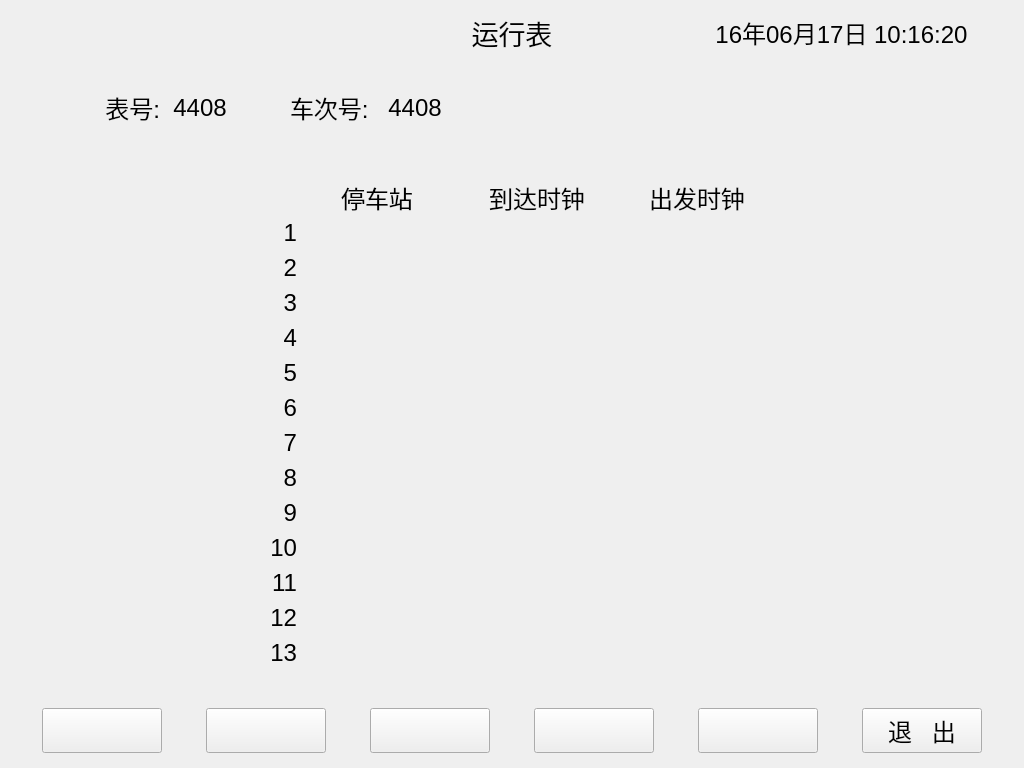
 <widget class="QDialog" name="runtable">
  <property name="geometry">
   <rect>
    <x>0</x>
    <y>0</y>
    <width>1024</width>
    <height>768</height>
   </rect>
  </property>
  <property name="windowTitle">
   <string>Dialog</string>
  </property>
  <widget class="QLabel" name="labelinfo_1_2">
   <property name="geometry">
    <rect>
     <x>297</x>
     <y>180</y>
     <width>160</width>
     <height>35</height>
    </rect>
   </property>
   <property name="font">
    <font>
     <pointsize>18</pointsize>
    </font>
   </property>
   <property name="text">
    <string>停车站</string>
   </property>
   <property name="alignment">
    <set>Qt::AlignCenter</set>
   </property>
  </widget>
  <widget class="QLabel" name="labelinfo_2_1">
   <property name="geometry">
    <rect>
     <x>247</x>
     <y>215</y>
     <width>50</width>
     <height>35</height>
    </rect>
   </property>
   <property name="font">
    <font>
     <pointsize>18</pointsize>
    </font>
   </property>
   <property name="text">
    <string>1</string>
   </property>
   <property name="alignment">
    <set>Qt::AlignRight|Qt::AlignTrailing|Qt::AlignVCenter</set>
   </property>
  </widget>
  <widget class="QLabel" name="labelinfo_2_2">
   <property name="geometry">
    <rect>
     <x>297</x>
     <y>215</y>
     <width>160</width>
     <height>35</height>
    </rect>
   </property>
   <property name="font">
    <font>
     <pointsize>18</pointsize>
    </font>
   </property>
   <property name="text">
    <string/>
   </property>
   <property name="alignment">
    <set>Qt::AlignLeading|Qt::AlignLeft|Qt::AlignVCenter</set>
   </property>
  </widget>
  <widget class="QLabel" name="labelinfo_6_2">
   <property name="geometry">
    <rect>
     <x>297</x>
     <y>355</y>
     <width>160</width>
     <height>35</height>
    </rect>
   </property>
   <property name="font">
    <font>
     <pointsize>18</pointsize>
    </font>
   </property>
   <property name="text">
    <string/>
   </property>
   <property name="alignment">
    <set>Qt::AlignLeading|Qt::AlignLeft|Qt::AlignVCenter</set>
   </property>
  </widget>
  <widget class="QPushButton" name="buttonquit">
   <property name="geometry">
    <rect>
     <x>862</x>
     <y>708</y>
     <width>120</width>
     <height>45</height>
    </rect>
   </property>
   <property name="font">
    <font>
     <pointsize>18</pointsize>
    </font>
   </property>
   <property name="focusPolicy">
    <enum>Qt::NoFocus</enum>
   </property>
   <property name="text">
    <string>退   出</string>
   </property>
  </widget>
  <widget class="QPushButton" name="buttontemp3">
   <property name="geometry">
    <rect>
     <x>534</x>
     <y>708</y>
     <width>120</width>
     <height>45</height>
    </rect>
   </property>
   <property name="font">
    <font>
     <pointsize>18</pointsize>
    </font>
   </property>
   <property name="focusPolicy">
    <enum>Qt::NoFocus</enum>
   </property>
   <property name="text">
    <string/>
   </property>
  </widget>
  <widget class="QLabel" name="labelinfo_6_3">
   <property name="geometry">
    <rect>
     <x>457</x>
     <y>355</y>
     <width>160</width>
     <height>35</height>
    </rect>
   </property>
   <property name="font">
    <font>
     <pointsize>18</pointsize>
    </font>
   </property>
   <property name="text">
    <string/>
   </property>
   <property name="alignment">
    <set>Qt::AlignCenter</set>
   </property>
  </widget>
  <widget class="QLabel" name="labelinfo_9_2">
   <property name="geometry">
    <rect>
     <x>297</x>
     <y>460</y>
     <width>160</width>
     <height>35</height>
    </rect>
   </property>
   <property name="font">
    <font>
     <pointsize>18</pointsize>
    </font>
   </property>
   <property name="text">
    <string/>
   </property>
   <property name="alignment">
    <set>Qt::AlignLeading|Qt::AlignLeft|Qt::AlignVCenter</set>
   </property>
  </widget>
  <widget class="QLabel" name="labelinfo_4_1">
   <property name="geometry">
    <rect>
     <x>247</x>
     <y>285</y>
     <width>50</width>
     <height>35</height>
    </rect>
   </property>
   <property name="font">
    <font>
     <pointsize>18</pointsize>
    </font>
   </property>
   <property name="text">
    <string>3</string>
   </property>
   <property name="alignment">
    <set>Qt::AlignRight|Qt::AlignTrailing|Qt::AlignVCenter</set>
   </property>
  </widget>
  <widget class="QLabel" name="labeltableId">
   <property name="geometry">
    <rect>
     <x>160</x>
     <y>90</y>
     <width>80</width>
     <height>35</height>
    </rect>
   </property>
   <property name="font">
    <font>
     <pointsize>18</pointsize>
    </font>
   </property>
   <property name="text">
    <string>4408</string>
   </property>
   <property name="alignment">
    <set>Qt::AlignCenter</set>
   </property>
  </widget>
  <widget class="QPushButton" name="buttontemp4">
   <property name="geometry">
    <rect>
     <x>698</x>
     <y>708</y>
     <width>120</width>
     <height>45</height>
    </rect>
   </property>
   <property name="font">
    <font>
     <pointsize>18</pointsize>
    </font>
   </property>
   <property name="focusPolicy">
    <enum>Qt::NoFocus</enum>
   </property>
   <property name="text">
    <string/>
   </property>
  </widget>
  <widget class="QLabel" name="title_2">
   <property name="geometry">
    <rect>
     <x>355</x>
     <y>10</y>
     <width>314</width>
     <height>45</height>
    </rect>
   </property>
   <property name="sizePolicy">
    <sizepolicy hsizetype="Expanding" vsizetype="Expanding">
     <horstretch>0</horstretch>
     <verstretch>0</verstretch>
    </sizepolicy>
   </property>
   <property name="font">
    <font>
     <pointsize>20</pointsize>
    </font>
   </property>
   <property name="text">
    <string>运行表</string>
   </property>
   <property name="alignment">
    <set>Qt::AlignCenter</set>
   </property>
  </widget>
  <widget class="QLabel" name="labelinfo_3_3">
   <property name="geometry">
    <rect>
     <x>457</x>
     <y>250</y>
     <width>160</width>
     <height>35</height>
    </rect>
   </property>
   <property name="font">
    <font>
     <pointsize>18</pointsize>
    </font>
   </property>
   <property name="text">
    <string/>
   </property>
   <property name="alignment">
    <set>Qt::AlignCenter</set>
   </property>
  </widget>
  <widget class="QLabel" name="labelinfo_6_1">
   <property name="geometry">
    <rect>
     <x>247</x>
     <y>355</y>
     <width>50</width>
     <height>35</height>
    </rect>
   </property>
   <property name="font">
    <font>
     <pointsize>18</pointsize>
    </font>
   </property>
   <property name="text">
    <string>5</string>
   </property>
   <property name="alignment">
    <set>Qt::AlignRight|Qt::AlignTrailing|Qt::AlignVCenter</set>
   </property>
  </widget>
  <widget class="QLabel" name="label">
   <property name="geometry">
    <rect>
     <x>100</x>
     <y>90</y>
     <width>60</width>
     <height>35</height>
    </rect>
   </property>
   <property name="font">
    <font>
     <pointsize>18</pointsize>
    </font>
   </property>
   <property name="text">
    <string>表号:</string>
   </property>
   <property name="alignment">
    <set>Qt::AlignRight|Qt::AlignTrailing|Qt::AlignVCenter</set>
   </property>
  </widget>
  <widget class="QLabel" name="labelinfo_8_2">
   <property name="geometry">
    <rect>
     <x>297</x>
     <y>425</y>
     <width>160</width>
     <height>35</height>
    </rect>
   </property>
   <property name="font">
    <font>
     <pointsize>18</pointsize>
    </font>
   </property>
   <property name="text">
    <string/>
   </property>
   <property name="alignment">
    <set>Qt::AlignLeading|Qt::AlignLeft|Qt::AlignVCenter</set>
   </property>
  </widget>
  <widget class="QLabel" name="labelinfo_3_1">
   <property name="geometry">
    <rect>
     <x>247</x>
     <y>250</y>
     <width>50</width>
     <height>35</height>
    </rect>
   </property>
   <property name="font">
    <font>
     <pointsize>18</pointsize>
    </font>
   </property>
   <property name="text">
    <string>2</string>
   </property>
   <property name="alignment">
    <set>Qt::AlignRight|Qt::AlignTrailing|Qt::AlignVCenter</set>
   </property>
  </widget>
  <widget class="QLabel" name="title_3">
   <property name="geometry">
    <rect>
     <x>669</x>
     <y>10</y>
     <width>345</width>
     <height>45</height>
    </rect>
   </property>
   <property name="sizePolicy">
    <sizepolicy hsizetype="Expanding" vsizetype="Expanding">
     <horstretch>0</horstretch>
     <verstretch>0</verstretch>
    </sizepolicy>
   </property>
   <property name="font">
    <font>
     <pointsize>18</pointsize>
    </font>
   </property>
   <property name="text">
    <string>16年06月17日 10:16:20</string>
   </property>
   <property name="alignment">
    <set>Qt::AlignCenter</set>
   </property>
  </widget>
  <widget class="QLabel" name="labelinfo_5_3">
   <property name="geometry">
    <rect>
     <x>457</x>
     <y>320</y>
     <width>160</width>
     <height>35</height>
    </rect>
   </property>
   <property name="font">
    <font>
     <pointsize>18</pointsize>
    </font>
   </property>
   <property name="text">
    <string/>
   </property>
   <property name="alignment">
    <set>Qt::AlignCenter</set>
   </property>
  </widget>
  <widget class="QLabel" name="labelinfo_10_1">
   <property name="geometry">
    <rect>
     <x>247</x>
     <y>495</y>
     <width>50</width>
     <height>35</height>
    </rect>
   </property>
   <property name="font">
    <font>
     <pointsize>18</pointsize>
    </font>
   </property>
   <property name="text">
    <string>9</string>
   </property>
   <property name="alignment">
    <set>Qt::AlignRight|Qt::AlignTrailing|Qt::AlignVCenter</set>
   </property>
  </widget>
  <widget class="QLabel" name="labelrevisetype">
   <property name="geometry">
    <rect>
     <x>290</x>
     <y>90</y>
     <width>85</width>
     <height>35</height>
    </rect>
   </property>
   <property name="font">
    <font>
     <pointsize>18</pointsize>
    </font>
   </property>
   <property name="text">
    <string>车次号:</string>
   </property>
   <property name="alignment">
    <set>Qt::AlignLeading|Qt::AlignLeft|Qt::AlignVCenter</set>
   </property>
  </widget>
  <widget class="QLabel" name="labelinfo_11_3">
   <property name="geometry">
    <rect>
     <x>457</x>
     <y>530</y>
     <width>160</width>
     <height>35</height>
    </rect>
   </property>
   <property name="font">
    <font>
     <pointsize>18</pointsize>
    </font>
   </property>
   <property name="text">
    <string/>
   </property>
   <property name="alignment">
    <set>Qt::AlignCenter</set>
   </property>
  </widget>
  <widget class="QLabel" name="labelinfo_9_1">
   <property name="geometry">
    <rect>
     <x>247</x>
     <y>460</y>
     <width>50</width>
     <height>35</height>
    </rect>
   </property>
   <property name="font">
    <font>
     <pointsize>18</pointsize>
    </font>
   </property>
   <property name="text">
    <string>8</string>
   </property>
   <property name="alignment">
    <set>Qt::AlignRight|Qt::AlignTrailing|Qt::AlignVCenter</set>
   </property>
  </widget>
  <widget class="QPushButton" name="buttontemp0">
   <property name="geometry">
    <rect>
     <x>42</x>
     <y>708</y>
     <width>120</width>
     <height>45</height>
    </rect>
   </property>
   <property name="font">
    <font>
     <pointsize>18</pointsize>
    </font>
   </property>
   <property name="focusPolicy">
    <enum>Qt::NoFocus</enum>
   </property>
   <property name="text">
    <string/>
   </property>
  </widget>
  <widget class="QLabel" name="labelinfo_7_3">
   <property name="geometry">
    <rect>
     <x>457</x>
     <y>390</y>
     <width>160</width>
     <height>35</height>
    </rect>
   </property>
   <property name="font">
    <font>
     <pointsize>18</pointsize>
    </font>
   </property>
   <property name="text">
    <string/>
   </property>
   <property name="alignment">
    <set>Qt::AlignCenter</set>
   </property>
  </widget>
  <widget class="QLabel" name="title">
   <property name="geometry">
    <rect>
     <x>10</x>
     <y>10</y>
     <width>345</width>
     <height>45</height>
    </rect>
   </property>
   <property name="sizePolicy">
    <sizepolicy hsizetype="Expanding" vsizetype="Expanding">
     <horstretch>0</horstretch>
     <verstretch>0</verstretch>
    </sizepolicy>
   </property>
   <property name="font">
    <font>
     <pointsize>18</pointsize>
    </font>
   </property>
   <property name="text">
    <string/>
   </property>
  </widget>
  <widget class="QLabel" name="labelinfo_4_2">
   <property name="geometry">
    <rect>
     <x>297</x>
     <y>285</y>
     <width>160</width>
     <height>35</height>
    </rect>
   </property>
   <property name="font">
    <font>
     <pointsize>18</pointsize>
    </font>
   </property>
   <property name="text">
    <string/>
   </property>
   <property name="alignment">
    <set>Qt::AlignLeading|Qt::AlignLeft|Qt::AlignVCenter</set>
   </property>
  </widget>
  <widget class="QLabel" name="labelinfo_7_2">
   <property name="geometry">
    <rect>
     <x>297</x>
     <y>390</y>
     <width>160</width>
     <height>35</height>
    </rect>
   </property>
   <property name="font">
    <font>
     <pointsize>18</pointsize>
    </font>
   </property>
   <property name="text">
    <string/>
   </property>
   <property name="alignment">
    <set>Qt::AlignLeading|Qt::AlignLeft|Qt::AlignVCenter</set>
   </property>
  </widget>
  <widget class="QLabel" name="labelinfo_8_1">
   <property name="geometry">
    <rect>
     <x>247</x>
     <y>425</y>
     <width>50</width>
     <height>35</height>
    </rect>
   </property>
   <property name="font">
    <font>
     <pointsize>18</pointsize>
    </font>
   </property>
   <property name="text">
    <string>7</string>
   </property>
   <property name="alignment">
    <set>Qt::AlignRight|Qt::AlignTrailing|Qt::AlignVCenter</set>
   </property>
  </widget>
  <widget class="QLabel" name="labelinfo_9_3">
   <property name="geometry">
    <rect>
     <x>457</x>
     <y>460</y>
     <width>160</width>
     <height>35</height>
    </rect>
   </property>
   <property name="font">
    <font>
     <pointsize>18</pointsize>
    </font>
   </property>
   <property name="text">
    <string/>
   </property>
   <property name="alignment">
    <set>Qt::AlignCenter</set>
   </property>
  </widget>
  <widget class="QPushButton" name="buttontemp2">
   <property name="geometry">
    <rect>
     <x>370</x>
     <y>708</y>
     <width>120</width>
     <height>45</height>
    </rect>
   </property>
   <property name="font">
    <font>
     <pointsize>18</pointsize>
    </font>
   </property>
   <property name="focusPolicy">
    <enum>Qt::NoFocus</enum>
   </property>
   <property name="text">
    <string/>
   </property>
  </widget>
  <widget class="QLabel" name="labelinfo_11_1">
   <property name="geometry">
    <rect>
     <x>247</x>
     <y>530</y>
     <width>50</width>
     <height>35</height>
    </rect>
   </property>
   <property name="font">
    <font>
     <pointsize>18</pointsize>
    </font>
   </property>
   <property name="text">
    <string>10</string>
   </property>
   <property name="alignment">
    <set>Qt::AlignRight|Qt::AlignTrailing|Qt::AlignVCenter</set>
   </property>
  </widget>
  <widget class="QLabel" name="labelinfo_4_3">
   <property name="geometry">
    <rect>
     <x>457</x>
     <y>285</y>
     <width>160</width>
     <height>35</height>
    </rect>
   </property>
   <property name="font">
    <font>
     <pointsize>18</pointsize>
    </font>
   </property>
   <property name="text">
    <string/>
   </property>
   <property name="alignment">
    <set>Qt::AlignCenter</set>
   </property>
  </widget>
  <widget class="QLabel" name="labelinfo_7_1">
   <property name="geometry">
    <rect>
     <x>247</x>
     <y>390</y>
     <width>50</width>
     <height>35</height>
    </rect>
   </property>
   <property name="font">
    <font>
     <pointsize>18</pointsize>
    </font>
   </property>
   <property name="text">
    <string>6</string>
   </property>
   <property name="alignment">
    <set>Qt::AlignRight|Qt::AlignTrailing|Qt::AlignVCenter</set>
   </property>
  </widget>
  <widget class="QLabel" name="labelinfo_8_3">
   <property name="geometry">
    <rect>
     <x>457</x>
     <y>425</y>
     <width>160</width>
     <height>35</height>
    </rect>
   </property>
   <property name="font">
    <font>
     <pointsize>18</pointsize>
    </font>
   </property>
   <property name="text">
    <string/>
   </property>
   <property name="alignment">
    <set>Qt::AlignCenter</set>
   </property>
  </widget>
  <widget class="QLabel" name="labelinfo_1_3">
   <property name="geometry">
    <rect>
     <x>457</x>
     <y>180</y>
     <width>160</width>
     <height>35</height>
    </rect>
   </property>
   <property name="font">
    <font>
     <pointsize>18</pointsize>
    </font>
   </property>
   <property name="text">
    <string>到达时钟</string>
   </property>
   <property name="alignment">
    <set>Qt::AlignCenter</set>
   </property>
  </widget>
  <widget class="QPushButton" name="buttontemp1">
   <property name="geometry">
    <rect>
     <x>206</x>
     <y>708</y>
     <width>120</width>
     <height>45</height>
    </rect>
   </property>
   <property name="font">
    <font>
     <pointsize>18</pointsize>
    </font>
   </property>
   <property name="focusPolicy">
    <enum>Qt::NoFocus</enum>
   </property>
   <property name="text">
    <string/>
   </property>
  </widget>
  <widget class="QLabel" name="labelinfo_10_2">
   <property name="geometry">
    <rect>
     <x>297</x>
     <y>495</y>
     <width>160</width>
     <height>35</height>
    </rect>
   </property>
   <property name="font">
    <font>
     <pointsize>18</pointsize>
    </font>
   </property>
   <property name="text">
    <string/>
   </property>
   <property name="alignment">
    <set>Qt::AlignLeading|Qt::AlignLeft|Qt::AlignVCenter</set>
   </property>
  </widget>
  <widget class="QLabel" name="labelbuttonarea">
   <property name="geometry">
    <rect>
     <x>10</x>
     <y>703</y>
     <width>1004</width>
     <height>55</height>
    </rect>
   </property>
   <property name="text">
    <string/>
   </property>
  </widget>
  <widget class="QLabel" name="labelinfo_3_2">
   <property name="geometry">
    <rect>
     <x>297</x>
     <y>250</y>
     <width>160</width>
     <height>35</height>
    </rect>
   </property>
   <property name="font">
    <font>
     <pointsize>18</pointsize>
    </font>
   </property>
   <property name="text">
    <string/>
   </property>
   <property name="alignment">
    <set>Qt::AlignLeading|Qt::AlignLeft|Qt::AlignVCenter</set>
   </property>
  </widget>
  <widget class="QLabel" name="labelinfo_2_3">
   <property name="geometry">
    <rect>
     <x>457</x>
     <y>215</y>
     <width>160</width>
     <height>35</height>
    </rect>
   </property>
   <property name="font">
    <font>
     <pointsize>18</pointsize>
    </font>
   </property>
   <property name="text">
    <string/>
   </property>
   <property name="alignment">
    <set>Qt::AlignCenter</set>
   </property>
  </widget>
  <widget class="QLabel" name="labelinfo_10_3">
   <property name="geometry">
    <rect>
     <x>457</x>
     <y>495</y>
     <width>160</width>
     <height>35</height>
    </rect>
   </property>
   <property name="font">
    <font>
     <pointsize>18</pointsize>
    </font>
   </property>
   <property name="text">
    <string/>
   </property>
   <property name="alignment">
    <set>Qt::AlignCenter</set>
   </property>
  </widget>
  <widget class="QLabel" name="labelinfo_5_2">
   <property name="geometry">
    <rect>
     <x>297</x>
     <y>320</y>
     <width>160</width>
     <height>35</height>
    </rect>
   </property>
   <property name="font">
    <font>
     <pointsize>18</pointsize>
    </font>
   </property>
   <property name="text">
    <string/>
   </property>
   <property name="alignment">
    <set>Qt::AlignLeading|Qt::AlignLeft|Qt::AlignVCenter</set>
   </property>
  </widget>
  <widget class="QLabel" name="labelinfo_11_2">
   <property name="geometry">
    <rect>
     <x>297</x>
     <y>530</y>
     <width>160</width>
     <height>35</height>
    </rect>
   </property>
   <property name="font">
    <font>
     <pointsize>18</pointsize>
    </font>
   </property>
   <property name="text">
    <string/>
   </property>
   <property name="alignment">
    <set>Qt::AlignLeading|Qt::AlignLeft|Qt::AlignVCenter</set>
   </property>
  </widget>
  <widget class="QLabel" name="labelinfo_5_1">
   <property name="geometry">
    <rect>
     <x>247</x>
     <y>320</y>
     <width>50</width>
     <height>35</height>
    </rect>
   </property>
   <property name="font">
    <font>
     <pointsize>18</pointsize>
    </font>
   </property>
   <property name="text">
    <string>4</string>
   </property>
   <property name="alignment">
    <set>Qt::AlignRight|Qt::AlignTrailing|Qt::AlignVCenter</set>
   </property>
  </widget>
  <widget class="QLabel" name="labelcarId">
   <property name="geometry">
    <rect>
     <x>375</x>
     <y>90</y>
     <width>80</width>
     <height>35</height>
    </rect>
   </property>
   <property name="font">
    <font>
     <pointsize>18</pointsize>
    </font>
   </property>
   <property name="text">
    <string>4408</string>
   </property>
   <property name="alignment">
    <set>Qt::AlignCenter</set>
   </property>
  </widget>
  <widget class="QLabel" name="labelinfo_11_4">
   <property name="geometry">
    <rect>
     <x>617</x>
     <y>530</y>
     <width>160</width>
     <height>35</height>
    </rect>
   </property>
   <property name="font">
    <font>
     <pointsize>18</pointsize>
    </font>
   </property>
   <property name="text">
    <string/>
   </property>
   <property name="alignment">
    <set>Qt::AlignCenter</set>
   </property>
  </widget>
  <widget class="QLabel" name="labelinfo_3_4">
   <property name="geometry">
    <rect>
     <x>617</x>
     <y>250</y>
     <width>160</width>
     <height>35</height>
    </rect>
   </property>
   <property name="font">
    <font>
     <pointsize>18</pointsize>
    </font>
   </property>
   <property name="text">
    <string/>
   </property>
   <property name="alignment">
    <set>Qt::AlignCenter</set>
   </property>
  </widget>
  <widget class="QLabel" name="labelinfo_5_4">
   <property name="geometry">
    <rect>
     <x>617</x>
     <y>320</y>
     <width>160</width>
     <height>35</height>
    </rect>
   </property>
   <property name="font">
    <font>
     <pointsize>18</pointsize>
    </font>
   </property>
   <property name="text">
    <string/>
   </property>
   <property name="alignment">
    <set>Qt::AlignCenter</set>
   </property>
  </widget>
  <widget class="QLabel" name="labelinfo_4_4">
   <property name="geometry">
    <rect>
     <x>617</x>
     <y>285</y>
     <width>160</width>
     <height>35</height>
    </rect>
   </property>
   <property name="font">
    <font>
     <pointsize>18</pointsize>
    </font>
   </property>
   <property name="text">
    <string/>
   </property>
   <property name="alignment">
    <set>Qt::AlignCenter</set>
   </property>
  </widget>
  <widget class="QLabel" name="labelinfo_9_4">
   <property name="geometry">
    <rect>
     <x>617</x>
     <y>460</y>
     <width>160</width>
     <height>35</height>
    </rect>
   </property>
   <property name="font">
    <font>
     <pointsize>18</pointsize>
    </font>
   </property>
   <property name="text">
    <string/>
   </property>
   <property name="alignment">
    <set>Qt::AlignCenter</set>
   </property>
  </widget>
  <widget class="QLabel" name="labelinfo_1_4">
   <property name="geometry">
    <rect>
     <x>617</x>
     <y>180</y>
     <width>160</width>
     <height>35</height>
    </rect>
   </property>
   <property name="font">
    <font>
     <pointsize>18</pointsize>
    </font>
   </property>
   <property name="text">
    <string>出发时钟</string>
   </property>
   <property name="alignment">
    <set>Qt::AlignCenter</set>
   </property>
  </widget>
  <widget class="QLabel" name="labelinfo_10_4">
   <property name="geometry">
    <rect>
     <x>617</x>
     <y>495</y>
     <width>160</width>
     <height>35</height>
    </rect>
   </property>
   <property name="font">
    <font>
     <pointsize>18</pointsize>
    </font>
   </property>
   <property name="text">
    <string/>
   </property>
   <property name="alignment">
    <set>Qt::AlignCenter</set>
   </property>
  </widget>
  <widget class="QLabel" name="labelinfo_2_4">
   <property name="geometry">
    <rect>
     <x>617</x>
     <y>215</y>
     <width>160</width>
     <height>35</height>
    </rect>
   </property>
   <property name="font">
    <font>
     <pointsize>18</pointsize>
    </font>
   </property>
   <property name="text">
    <string/>
   </property>
   <property name="alignment">
    <set>Qt::AlignCenter</set>
   </property>
  </widget>
  <widget class="QLabel" name="labelinfo_8_4">
   <property name="geometry">
    <rect>
     <x>617</x>
     <y>425</y>
     <width>160</width>
     <height>35</height>
    </rect>
   </property>
   <property name="font">
    <font>
     <pointsize>18</pointsize>
    </font>
   </property>
   <property name="text">
    <string/>
   </property>
   <property name="alignment">
    <set>Qt::AlignCenter</set>
   </property>
  </widget>
  <widget class="QLabel" name="labelinfo_6_4">
   <property name="geometry">
    <rect>
     <x>617</x>
     <y>355</y>
     <width>160</width>
     <height>35</height>
    </rect>
   </property>
   <property name="font">
    <font>
     <pointsize>18</pointsize>
    </font>
   </property>
   <property name="text">
    <string/>
   </property>
   <property name="alignment">
    <set>Qt::AlignCenter</set>
   </property>
  </widget>
  <widget class="QLabel" name="labelinfo_7_4">
   <property name="geometry">
    <rect>
     <x>617</x>
     <y>390</y>
     <width>160</width>
     <height>35</height>
    </rect>
   </property>
   <property name="font">
    <font>
     <pointsize>18</pointsize>
    </font>
   </property>
   <property name="text">
    <string/>
   </property>
   <property name="alignment">
    <set>Qt::AlignCenter</set>
   </property>
  </widget>
  <widget class="QLabel" name="labelinfo_12_4">
   <property name="geometry">
    <rect>
     <x>617</x>
     <y>565</y>
     <width>160</width>
     <height>35</height>
    </rect>
   </property>
   <property name="font">
    <font>
     <pointsize>18</pointsize>
    </font>
   </property>
   <property name="text">
    <string/>
   </property>
   <property name="alignment">
    <set>Qt::AlignCenter</set>
   </property>
  </widget>
  <widget class="QLabel" name="labelinfo_12_1">
   <property name="geometry">
    <rect>
     <x>247</x>
     <y>565</y>
     <width>50</width>
     <height>35</height>
    </rect>
   </property>
   <property name="font">
    <font>
     <pointsize>18</pointsize>
    </font>
   </property>
   <property name="text">
    <string>11</string>
   </property>
   <property name="alignment">
    <set>Qt::AlignRight|Qt::AlignTrailing|Qt::AlignVCenter</set>
   </property>
  </widget>
  <widget class="QLabel" name="labelinfo_12_2">
   <property name="geometry">
    <rect>
     <x>297</x>
     <y>565</y>
     <width>160</width>
     <height>35</height>
    </rect>
   </property>
   <property name="font">
    <font>
     <pointsize>18</pointsize>
    </font>
   </property>
   <property name="text">
    <string/>
   </property>
   <property name="alignment">
    <set>Qt::AlignLeading|Qt::AlignLeft|Qt::AlignVCenter</set>
   </property>
  </widget>
  <widget class="QLabel" name="labelinfo_12_3">
   <property name="geometry">
    <rect>
     <x>457</x>
     <y>565</y>
     <width>160</width>
     <height>35</height>
    </rect>
   </property>
   <property name="font">
    <font>
     <pointsize>18</pointsize>
    </font>
   </property>
   <property name="text">
    <string/>
   </property>
   <property name="alignment">
    <set>Qt::AlignCenter</set>
   </property>
  </widget>
  <widget class="QLabel" name="labelinfo_13_4">
   <property name="geometry">
    <rect>
     <x>617</x>
     <y>600</y>
     <width>160</width>
     <height>35</height>
    </rect>
   </property>
   <property name="font">
    <font>
     <pointsize>18</pointsize>
    </font>
   </property>
   <property name="text">
    <string/>
   </property>
   <property name="alignment">
    <set>Qt::AlignCenter</set>
   </property>
  </widget>
  <widget class="QLabel" name="labelinfo_13_2">
   <property name="geometry">
    <rect>
     <x>297</x>
     <y>600</y>
     <width>160</width>
     <height>35</height>
    </rect>
   </property>
   <property name="font">
    <font>
     <pointsize>18</pointsize>
    </font>
   </property>
   <property name="text">
    <string/>
   </property>
   <property name="alignment">
    <set>Qt::AlignLeading|Qt::AlignLeft|Qt::AlignVCenter</set>
   </property>
  </widget>
  <widget class="QLabel" name="labelinfo_13_3">
   <property name="geometry">
    <rect>
     <x>457</x>
     <y>600</y>
     <width>160</width>
     <height>35</height>
    </rect>
   </property>
   <property name="font">
    <font>
     <pointsize>18</pointsize>
    </font>
   </property>
   <property name="text">
    <string/>
   </property>
   <property name="alignment">
    <set>Qt::AlignCenter</set>
   </property>
  </widget>
  <widget class="QLabel" name="labelinfo_13_1">
   <property name="geometry">
    <rect>
     <x>247</x>
     <y>600</y>
     <width>50</width>
     <height>35</height>
    </rect>
   </property>
   <property name="font">
    <font>
     <pointsize>18</pointsize>
    </font>
   </property>
   <property name="text">
    <string>12</string>
   </property>
   <property name="alignment">
    <set>Qt::AlignRight|Qt::AlignTrailing|Qt::AlignVCenter</set>
   </property>
  </widget>
  <widget class="QLabel" name="labelinfo_14_4">
   <property name="geometry">
    <rect>
     <x>617</x>
     <y>635</y>
     <width>160</width>
     <height>35</height>
    </rect>
   </property>
   <property name="font">
    <font>
     <pointsize>18</pointsize>
    </font>
   </property>
   <property name="text">
    <string/>
   </property>
   <property name="alignment">
    <set>Qt::AlignCenter</set>
   </property>
  </widget>
  <widget class="QLabel" name="labelinfo_14_1">
   <property name="geometry">
    <rect>
     <x>247</x>
     <y>635</y>
     <width>50</width>
     <height>35</height>
    </rect>
   </property>
   <property name="font">
    <font>
     <pointsize>18</pointsize>
    </font>
   </property>
   <property name="text">
    <string>13</string>
   </property>
   <property name="alignment">
    <set>Qt::AlignRight|Qt::AlignTrailing|Qt::AlignVCenter</set>
   </property>
  </widget>
  <widget class="QLabel" name="labelinfo_14_2">
   <property name="geometry">
    <rect>
     <x>297</x>
     <y>635</y>
     <width>160</width>
     <height>35</height>
    </rect>
   </property>
   <property name="font">
    <font>
     <pointsize>18</pointsize>
    </font>
   </property>
   <property name="text">
    <string/>
   </property>
   <property name="alignment">
    <set>Qt::AlignLeading|Qt::AlignLeft|Qt::AlignVCenter</set>
   </property>
  </widget>
  <widget class="QLabel" name="labelinfo_14_3">
   <property name="geometry">
    <rect>
     <x>457</x>
     <y>635</y>
     <width>160</width>
     <height>35</height>
    </rect>
   </property>
   <property name="font">
    <font>
     <pointsize>18</pointsize>
    </font>
   </property>
   <property name="text">
    <string/>
   </property>
   <property name="alignment">
    <set>Qt::AlignCenter</set>
   </property>
  </widget>
  <zorder>labelbuttonarea</zorder>
  <zorder>labelinfo_1_2</zorder>
  <zorder>labelinfo_2_1</zorder>
  <zorder>labelinfo_2_2</zorder>
  <zorder>labelinfo_6_2</zorder>
  <zorder>buttonquit</zorder>
  <zorder>buttontemp3</zorder>
  <zorder>labelinfo_6_3</zorder>
  <zorder>labelinfo_9_2</zorder>
  <zorder>labelinfo_4_1</zorder>
  <zorder>labeltableId</zorder>
  <zorder>buttontemp4</zorder>
  <zorder>title_2</zorder>
  <zorder>labelinfo_3_3</zorder>
  <zorder>labelinfo_6_1</zorder>
  <zorder>label</zorder>
  <zorder>labelinfo_8_2</zorder>
  <zorder>labelinfo_3_1</zorder>
  <zorder>title_3</zorder>
  <zorder>labelinfo_5_3</zorder>
  <zorder>labelinfo_10_1</zorder>
  <zorder>labelrevisetype</zorder>
  <zorder>labelinfo_11_3</zorder>
  <zorder>labelinfo_9_1</zorder>
  <zorder>buttontemp0</zorder>
  <zorder>labelinfo_7_3</zorder>
  <zorder>title</zorder>
  <zorder>labelinfo_4_2</zorder>
  <zorder>labelinfo_7_2</zorder>
  <zorder>labelinfo_8_1</zorder>
  <zorder>labelinfo_9_3</zorder>
  <zorder>buttontemp2</zorder>
  <zorder>labelinfo_11_1</zorder>
  <zorder>labelinfo_4_3</zorder>
  <zorder>labelinfo_7_1</zorder>
  <zorder>labelinfo_8_3</zorder>
  <zorder>labelinfo_1_3</zorder>
  <zorder>buttontemp1</zorder>
  <zorder>labelinfo_10_2</zorder>
  <zorder>labelinfo_3_2</zorder>
  <zorder>labelinfo_2_3</zorder>
  <zorder>labelinfo_10_3</zorder>
  <zorder>labelinfo_5_2</zorder>
  <zorder>labelinfo_11_2</zorder>
  <zorder>labelinfo_5_1</zorder>
  <zorder>labelcarId</zorder>
  <zorder>labelinfo_11_4</zorder>
  <zorder>labelinfo_3_4</zorder>
  <zorder>labelinfo_5_4</zorder>
  <zorder>labelinfo_4_4</zorder>
  <zorder>labelinfo_9_4</zorder>
  <zorder>labelinfo_1_4</zorder>
  <zorder>labelinfo_10_4</zorder>
  <zorder>labelinfo_2_4</zorder>
  <zorder>labelinfo_8_4</zorder>
  <zorder>labelinfo_6_4</zorder>
  <zorder>labelinfo_7_4</zorder>
  <zorder>labelinfo_12_4</zorder>
  <zorder>labelinfo_12_1</zorder>
  <zorder>labelinfo_12_2</zorder>
  <zorder>labelinfo_12_3</zorder>
  <zorder>labelinfo_13_4</zorder>
  <zorder>labelinfo_13_2</zorder>
  <zorder>labelinfo_13_3</zorder>
  <zorder>labelinfo_13_1</zorder>
  <zorder>labelinfo_14_4</zorder>
  <zorder>labelinfo_14_1</zorder>
  <zorder>labelinfo_14_2</zorder>
  <zorder>labelinfo_14_3</zorder>
 </widget>
